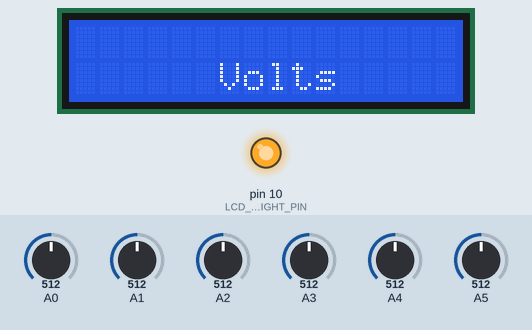
The sketch below on a simulated Arduino Uno, built with avr-gcc and run on an emulated ATmega328P. Shown: 16×2 character LCD, output pins drawn as LEDs (lit = HIGH). The inputs (shaded band) are chosen by the test bench; at power-on: A0 = 512, A1 = 512, A2 = 512, A3 = 512, A4 = 512, A5 = 512. What the sketch prints to the serial monitor is not drawn.

Above: at 1.2 s.
1.3 s: A0 set to 592
6.3 s: A0 set to 611
At 7.3 s:
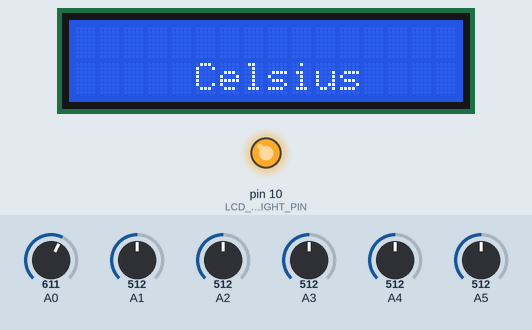
11.1 s: A0 set to 306
At 12.7 s:
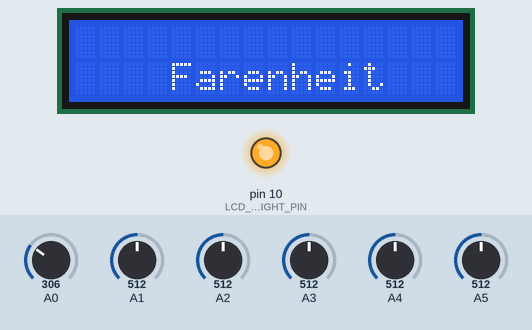
16.0 s: A0 set to 206
17.6 s: A0 set to 191
At 20.1 s:
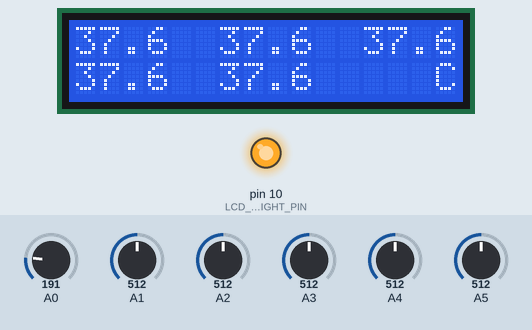
20.8 s: A0 set to 55
22.4 s: A0 set to 45
At 25.6 s:
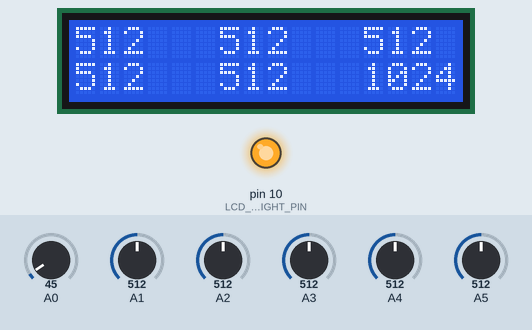
Timing chart, 0 to 44.6 s (numbered marks = the images above; inputs shaded):
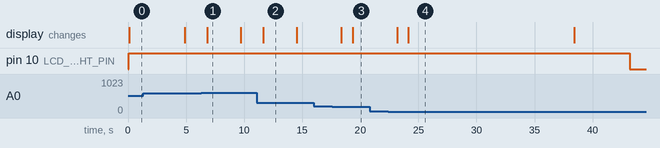

The sketch:

temperature_monitor_with_lcd_display.ino
```cpp
#include <LiquidCrystal.h>
#include <LCDKeypad.h>
#define LCD_BACKLIGHT_PIN         10
#define LCD_BACKLIGHT_OFF()     digitalWrite( LCD_BACKLIGHT_PIN, LOW )
#define LCD_BACKLIGHT_ON()      digitalWrite( LCD_BACKLIGHT_PIN, HIGH )

LiquidCrystal lcd(8, 13, 9, 4, 5, 6, 7);
const int referenceVolts = 5;
const int delayTime = 950;
const int debounceTime = 50;
const int number_of_sensors = 5;
float temps[number_of_sensors];
float volts[number_of_sensors];
int values[number_of_sensors];

const int NUM_KEYS = 5;
int adc_key_val[5] ={50, 200, 400, 600, 800 };
int key=-1;
int oldkey=-1;
char msgs[5][17] = {"   Numerique    ",
                    "     Celsius    ",
                    "    Farenheit   ",
                    "      Volts     ",
                    "     Celsius    " };

const int LCD_ENABLE = 9;
int display_on_time = 0;


/*
Assuming a third degree polynomial relationship between voltage
and temperature with a voltage divider made of an ntc
thermistor (pullup) and a 5k6 resistor (to ground).
Voltage measured across the 5k6 resistor.

*/

const float a3 = 1.669;
const float b2 = -10.809;
const float c1 =  41.851;
const float d = -25.581;
const int first_input = 1;

void setup(){
  Serial.begin(9600);
  lcd.begin(16, 2);
  digitalWrite( LCD_BACKLIGHT_PIN, HIGH );
  pinMode( LCD_BACKLIGHT_PIN, OUTPUT );
}


float getVolt(int val){
  return (val / 1023.0) * referenceVolts;
}

float getTemp(float volts){
  return a3*volts*volts*volts + b2*volts*volts + c1*volts + d;
}

void reportTemp(int in, float temp){
  Serial.print(in - 1);
  Serial.print(":");
  Serial.println(temp);

}

void displayValues(){
  lcd.clear();
  lcd.setCursor(0, 0);
  lcd.print(values[0]);
  lcd.setCursor(6, 0);
  lcd.print(values[1]);
  lcd.setCursor(12, 0);
  lcd.print(values[2]);
  lcd.setCursor(0, 1);
  lcd.print(values[3]);
  lcd.setCursor(6, 1);
  lcd.print(values[4]);
  lcd.setCursor(12, 1);
  lcd.print("1024");
}

void displayTemps(){
  lcd.clear();
  lcd.setCursor(0, 0);
  lcd.print(temps[0], 1);
  lcd.setCursor(6, 0);
  lcd.print(temps[1], 1);
  lcd.setCursor(12, 0);
  lcd.print(temps[2], 1);
  lcd.setCursor(0, 1);
  lcd.print(temps[3], 1);
  lcd.setCursor(6, 1);
  lcd.print(temps[4], 1);
  lcd.setCursor(12, 1);
  lcd.print("   C");
}

float cToF(float c){
  return (c * 9 / 5) + 32;
}

void displayFarenheits(){
  lcd.clear();
  lcd.setCursor(0, 0);
  lcd.print(cToF(temps[0]), 1);
  lcd.setCursor(6, 0);
  lcd.print(cToF(temps[1]), 1);
  lcd.setCursor(12, 0);
  lcd.print(cToF(temps[2]), 1);
  lcd.setCursor(0, 1);
  lcd.print(cToF(temps[3]), 1);
  lcd.setCursor(6, 1);
  lcd.print(cToF(temps[4]), 1);
  lcd.setCursor(12, 1);
  lcd.print("   F");
}
void displayVolts(){
  lcd.clear();
  lcd.setCursor(0, 0);
  lcd.print(volts[0], 2);
  lcd.setCursor(6, 0);
  lcd.print(volts[1], 2);
  lcd.setCursor(12, 0);
  lcd.print(volts[2], 2);
  lcd.setCursor(0, 1);
  lcd.print(volts[3], 2);
  lcd.setCursor(6, 1);
  lcd.print(volts[4], 2);
  lcd.setCursor(12, 1);
  lcd.print("   V");
}

int get_key(unsigned int input)
{
    int k;
    for (k = 0; k < NUM_KEYS; k++){
      if (input < adc_key_val[k]){
        return k;
      }
    }
    if (k >= NUM_KEYS)k = -1;  // No valid key pressed
    return k;
}

int getKeypress(){
  int adc_key_in = analogRead(0);    // read the value from the sensor
   key = get_key(adc_key_in);  // convert into key press
   if (key != oldkey)   // if keypress is detected
   {
     delay(debounceTime);
     adc_key_in = analogRead(0);    // read the value from the sensor
     key = get_key(adc_key_in);    // convert into key press
     if (key != oldkey)
     {
       lcd.clear();
       lcd.setCursor(0, 1);
       oldkey = key;
       if (key >=0)
       {
           lcd.print(msgs[key]);
       }
     }
   }
   return key;
}

void loop(){
  float temp;
  float volt;
  if (display_on_time > 15){
      lcd.noDisplay();
  }
  if (display_on_time > 20){
      LCD_BACKLIGHT_OFF();
  }
  for(int i=0; i < number_of_sensors; i++){
    key = getKeypress();
    if (key > 0){
      display_on_time = 0;
      LCD_BACKLIGHT_ON();
      lcd.display();
    }
    int input = i + first_input;
    int value = analogRead(input);
    volt = getVolt(value);
    temp = getTemp(volt);
    values[i] = value;
    temps[i] = temp;
    volts[i] = volt;
    delay(delayTime);
    reportTemp(input, temp);
    display_on_time += 1;
  }
  if(key == 0){
   displayValues();
  }else if(key == 2){
    displayFarenheits();
  }else if(key == 3){
    displayVolts();
  }else{
    displayTemps();
  }
}
```

Measured:
- the behaviour switches between 599 and 600 on A0 (found by bisection; images 0 and 1)
- the behaviour switches between 200 and 199 on A0 (found by bisection; images 2 and 3)
- the behaviour switches between 50 and 49 on A0 (found by bisection; images 3 and 4)
- after the input at 6.3 s, the display: changes after 0.54 s (image 1)
- after the input at 11.1 s, the display: changes after 0.55 s (image 2)
- after the input at 16.0 s, every drawn part: stays the same
- after the input at 17.6 s, the display: first changes after 0.77 s (image 3 shows a later state)
- after the input at 20.8 s, every drawn part: stays the same
- after the input at 22.4 s, pin 10 (LCD_BACKLIGHT_PIN): HIGH → LOW after 20.8 s; the display: first changes after 0.79 s (image 4 shows a later state)
